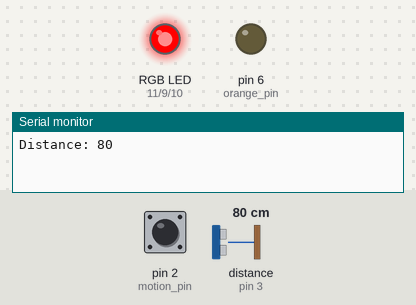
A sketch run on a simulated Arduino Uno, built with avr-gcc and run on an emulated ATmega328P. Parts: an RGB LED mixed from three pins (HIGH = lit), output pins drawn as LEDs (lit = HIGH), the last lines printed to the serial monitor. Wiring (inferred from the names in the program): ultrasonic range finder: trigger pin 4; echo pin 3. Inputs (shaded band) come from the test bench; at power-on: pin 2 (motion_pin) LOW, distance to the obstacle (sensor on pin 3) 80 cm. The echo pulse lasts 58.3 µs per cm; pins used as bus, display or sensor lines are not drawn.

Above: at 1.2 s.
1.3 s: pin 2 (motion_pin) pulled HIGH for 0.15 s
At 1.37 s:
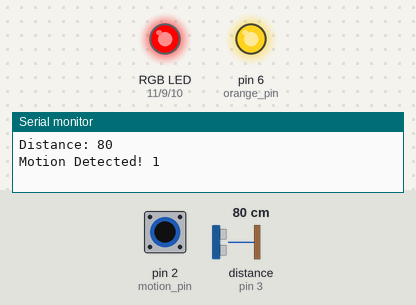
2.9 s: distance to the obstacle (sensor on pin 3) set to 250 cm
At 3.2 s:
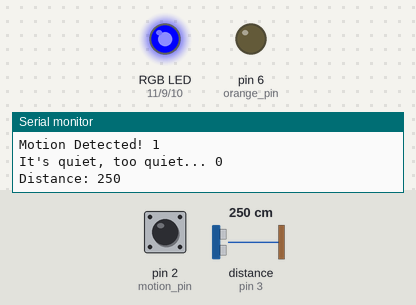
4.4 s: pin 2 (motion_pin) pulled HIGH for 1 s
At 4.8 s:
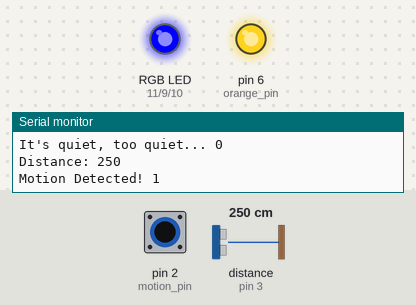
Timing chart, 0 to 7.4 s (numbered marks = the images above; inputs shaded):
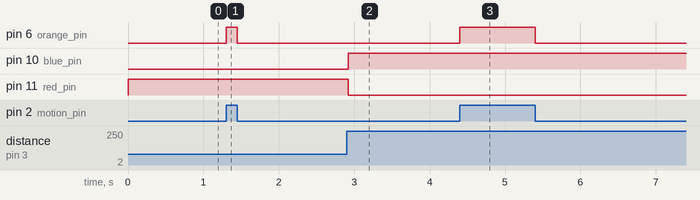

The sketch:

Mod1-Task3C.ino
```cpp
//Sensors
int motion_pin = 2;
int echo_pin = 3;
int trig_pin = 4;

//LEDs
int orange_pin = 6;
int red_pin = 11;
int blue_pin = 10;
int green_pin = 9;

//Variables
volatile int orange_state = 0;
int o_Pstate = 0;

volatile unsigned long start_time = micros();
volatile unsigned long end_time = micros();
volatile bool new_pulse = false;
int distance = 0;
int pre_dist = 0;
int count = 0;


void setup()
{
  Serial.begin(9600);

  //Motion LED, lights up when movement detected.
  pinMode(motion_pin, INPUT_PULLUP);
  pinMode(orange_pin, OUTPUT);

  // Distance RGB LED.
  pinMode(echo_pin, INPUT_PULLUP);
  pinMode(trig_pin, OUTPUT);
  pinMode(red_pin, OUTPUT);
  pinMode(blue_pin, OUTPUT);
  pinMode(green_pin, OUTPUT);


  attachInterrupt(digitalPinToInterrupt(motion_pin), alert, CHANGE);
  attachInterrupt(digitalPinToInterrupt(echo_pin), measurePulse, CHANGE);

}

//Changes flag orange LED state, executes in main.
void alert()
{
  if (digitalRead(motion_pin) == HIGH)
  {
    orange_state = HIGH;
  }

  else
  {
    orange_state = LOW;
  }
}

//Resets distance variable to value read from pin 3.
void measurePulse()
{
  if (digitalRead(echo_pin) == HIGH)
  {
  	start_time = micros();
  }
  else
  {
  	end_time = micros();
    new_pulse = true;
  }
}

//Triggers 10 micro second signal from pin 4.
void trigger()
{
  digitalWrite(trig_pin, LOW);
  delayMicroseconds(2);

  digitalWrite(trig_pin, HIGH);
  delayMicroseconds(10);
  digitalWrite(trig_pin, LOW);
}

//Calculates distance in cm from start and end times.
void distCalc()
{
  distance = (end_time - start_time) * 0.01723;
  new_pulse = false;
}

//RGB Distance LED. Sets light temp, dependent on distance var set in
//distCalc(). Close => red  far => blue.
void colTemp()
{
  if(distance < 100)
  {
  	digitalWrite(red_pin, HIGH);
  	digitalWrite(blue_pin, LOW);
  	digitalWrite(green_pin, LOW);
  }
  else if(distance > 200)
  {
  	digitalWrite(red_pin, LOW);
  	digitalWrite(blue_pin, HIGH);
  	digitalWrite(green_pin, LOW);
  }
  else if(distance > 100 && distance < 200)
  {
  	digitalWrite(red_pin, LOW);
  	digitalWrite(blue_pin, LOW);
  	digitalWrite(green_pin, HIGH);
  }
}

void loop()
{
  //Orange Motion LED. Toggles LED, dependent on flag set in alert().
  if (orange_state == HIGH && o_Pstate == LOW)
  {
    digitalWrite(orange_pin, orange_state);
  	Serial.print("Motion Detected! ");
    Serial.println(orange_state);
    o_Pstate = orange_state;
  }
  else if (orange_state == LOW && o_Pstate == HIGH)
  {
    digitalWrite(orange_pin, orange_state);
    Serial.print("It's quiet, too quiet... ");
    Serial.println(orange_state);
    o_Pstate = orange_state;
  }


  if (count == 10)
  {
  	trigger();
    count = 0;
  }
  count += 1;

  if (new_pulse)
  {
    distCalc();
  }

  if ((pre_dist < distance -1)||(pre_dist > distance +1))
  {
    colTemp();
  	Serial.print("Distance: ");
  	Serial.println(distance);
    pre_dist = distance;
  }
}
```

Measured:
- after the input at 1.3 s, pin 6 (orange_pin): LOW → HIGH at once, → LOW 0.15 s later
- after the input at 2.9 s, pin 10 (blue_pin): LOW → HIGH at once; pin 11 (red_pin): HIGH → LOW at once
- after the input at 4.4 s, pin 6 (orange_pin): LOW → HIGH at once, → LOW 1.0 s later
